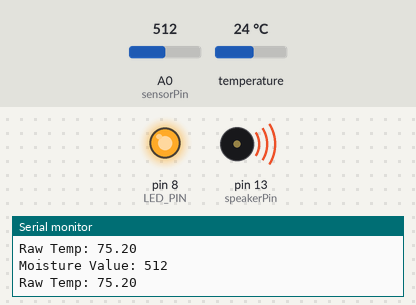
Bench run of a sketch on a simulated Arduino Uno, built with avr-gcc and run on an emulated ATmega328P. Shown: output pins drawn as LEDs (lit = HIGH), buzzer (waves = sounding), the last lines printed to the serial monitor. Inputs (shaded band) come from the test bench; at power-on: A0 (sensorPin) = 512, temperature 24 °C.

Above: at 1.79 s.
2.4 s: A0 (sensorPin) set to 414
5.9 s: A0 (sensorPin) set to 385
At 6.0 s:
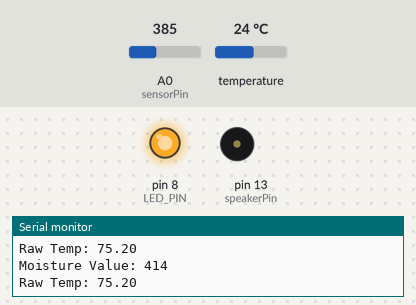
At 7.5 s:
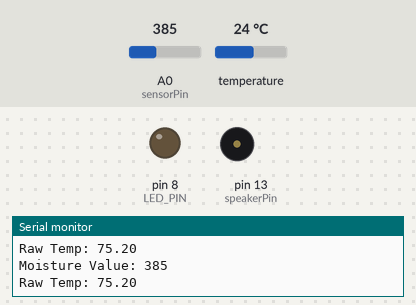
Timing chart, 0 to 9.0 s (numbered marks = the images above; inputs shaded):
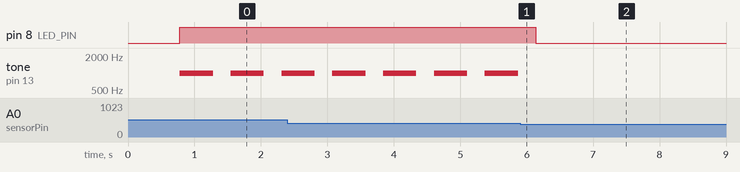

The sketch:

Slave1.ino
```cpp
#include <Wire.h> // For I2C communication
#include <OneWire.h> // For interfacing with 1-Wire devices
#include <DallasTemperature.h> // For temperature sensors
#include <stdint.h>

#define ONE_WIRE_BUS 4 // Pin for 1-Wire temperature sensor
#define LED_PIN 8 // Pin connected to LED

OneWire oneWire(ONE_WIRE_BUS); // Initializes OneWire instance to communicate with devices
DallasTemperature sensors(&oneWire); // Initializes DallasTemperature object with OneWire instance

volatile float temperature = 0.0; // Store temperature value
volatile uint16_t sensorValue = 0; // Store moisture sensor value
int sensorPin = A0; // Analog pin for moisture sensor

const int speakerPin = 13; // Pin connected to speaker
const int toneFreq = 1000; // Frequency for tone
const int toneDur = 500; // Duration of tone

void setup() {
  Serial.begin(9600);
  Wire.begin(8);
  pinMode(LED_PIN, OUTPUT);
  digitalWrite(LED_PIN, LOW);
  Wire.onRequest(requestEvent);
  sensors.begin();
  pinMode(speakerPin, OUTPUT);
}

void loop() {
  // Request temperature readings anmd get first reading in Fahrenheit
  sensors.requestTemperatures();
  temperature = sensors.getTempFByIndex(0);
  sensorValue = analogRead(sensorPin);

  // Debugging statement
  Serial.print("Moisture Value: ");
  Serial.println(sensorValue);
  Serial.print("Raw Temp: ");
  Serial.println(temperature);

  // Checks if moisture is low
  if(sensorValue > 400) {
    digitalWrite(LED_PIN, HIGH);
    tone(speakerPin, toneFreq, toneDur);
  }
  // Moisture is good
  else {
    digitalWrite(LED_PIN, LOW);
    noTone(13);
  }
}

void requestEvent() {
  Serial.println("Entering requestEvent");
  // Store data to send I2C
  uint8_t dataBuffer[6];

  // Copies temperature and sensor value to buffer and writes buffer to I2C bus
  memcpy(dataBuffer, &temperature, sizeof(temperature));
  memcpy(dataBuffer + sizeof(temperature), &sensorValue, sizeof(sensorValue));
  Wire.write(dataBuffer, sizeof(dataBuffer));
  Serial.println("Sent");
}
```

Measured:
- the behaviour switches between 401 and 400 on A0 (sensorPin) (found by bisection; images 0 and 1)
- after the input at 5.9 s, pin 8 (LED_PIN): HIGH → LOW after 0.24 s; tone on pin 13 (speakerPin): stops changing and stays silent
- by itself, tone on pin 13 (speakerPin): alternates 1000 Hz for 0.50 s and silent for 0.27 s
